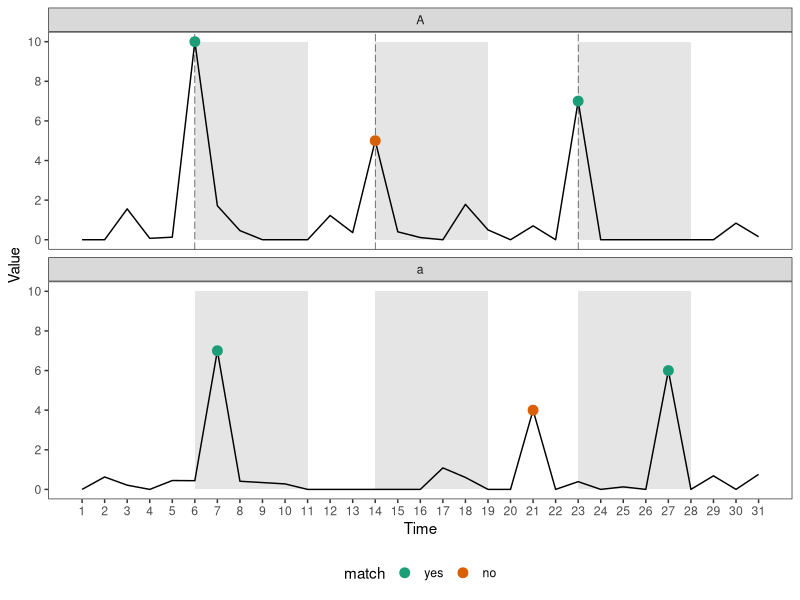
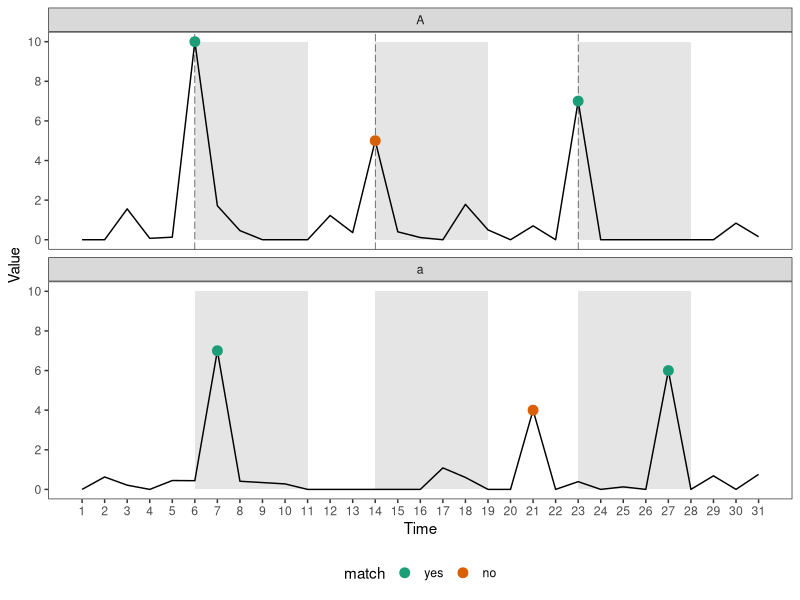

Source code (R) for these figures, in order:
library(tidyverse)
set.seed(123)
dt <- tibble(
  id = factor(c(rep("A", 31), rep("a", 31)), levels = c("A", "a")),
  date = rep(1:31, 2),
  val = c(
    c(rnorm(5), 10, rnorm(7), 5, rnorm(8), 7, rnorm(8)),
    c(
      rnorm(6, sd = 0.5), 7, rnorm(7, sd = 0.5), rnorm(6, sd = 0.5),
      4, rnorm(5, sd = 0.5), 6, rnorm(4, sd = 0.5)
    )
  )
) %>% mutate(val = ifelse(val < 0, 0, val))

circle <- tibble(
  x = c(6, 14, 23, 7, 21, 27),
  y = c(10, 5, 7, 7, 4, 6),
  id = factor(c(rep("A", 3), rep("a", 3)), levels = c("A", "a")),
  xend = x + 5,
  match = factor(c("yes", "no", rep("yes", 2), "no", "yes"), levels = c("yes", "no"))
) 

errorbar <- bind_rows(
  circle %>% filter(id == "A"),
  circle %>% filter(id == "A") %>% mutate(id = "a")
) %>%
  mutate(id = factor(id, c("A", "a")))

ggplot() +
  geom_rect(data = errorbar, aes(xmin = x, xmax = xend, ymin = 0, ymax = 10), fill = "grey90") +
  geom_line(data = dt, aes(x = date, y = val, group = id), color = "black") +
  geom_vline(data = circle %>% filter(id == "A"), 
             aes(xintercept = x), linetype = "longdash", color = "grey10", lwd = 0.2) +
  geom_point(data = circle, aes(x = x, y = y, color = match), size = 3) +
  facet_wrap(vars(id), nrow = 2) +
  scale_y_continuous(breaks = seq(0, 10, 2)) +
  scale_x_continuous(breaks = seq(1, 31, 1)) +
  scale_color_brewer(palette = "Dark2") + 
  theme_bw() +
  theme(panel.grid = element_blank(),
        legend.position = "bottom") +
  labs(x = "Time", y = "Value")

ggsave(filename = "figures/illu-matching.png", width = 10, height = 5)
